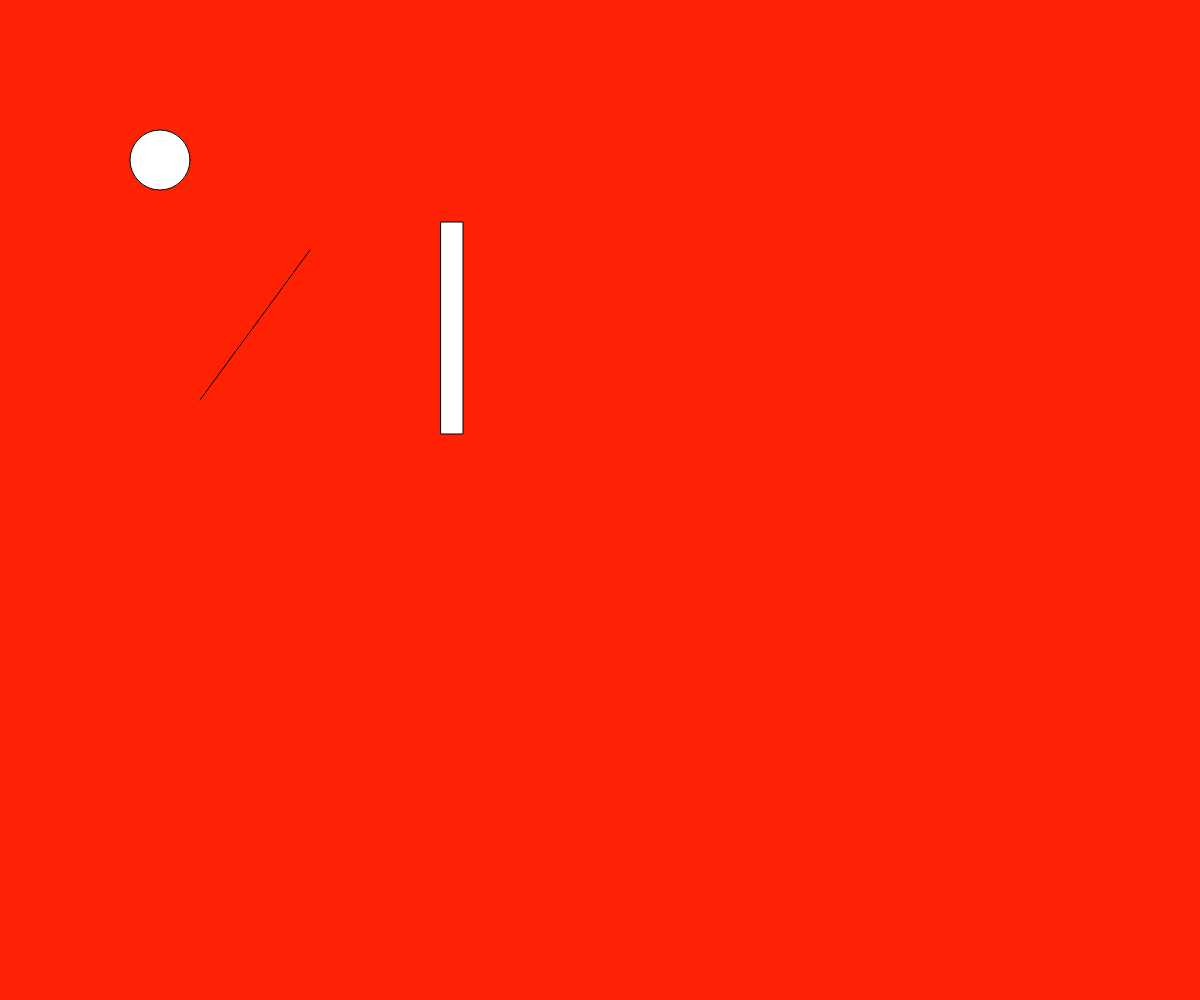
Frame 1 (no input)
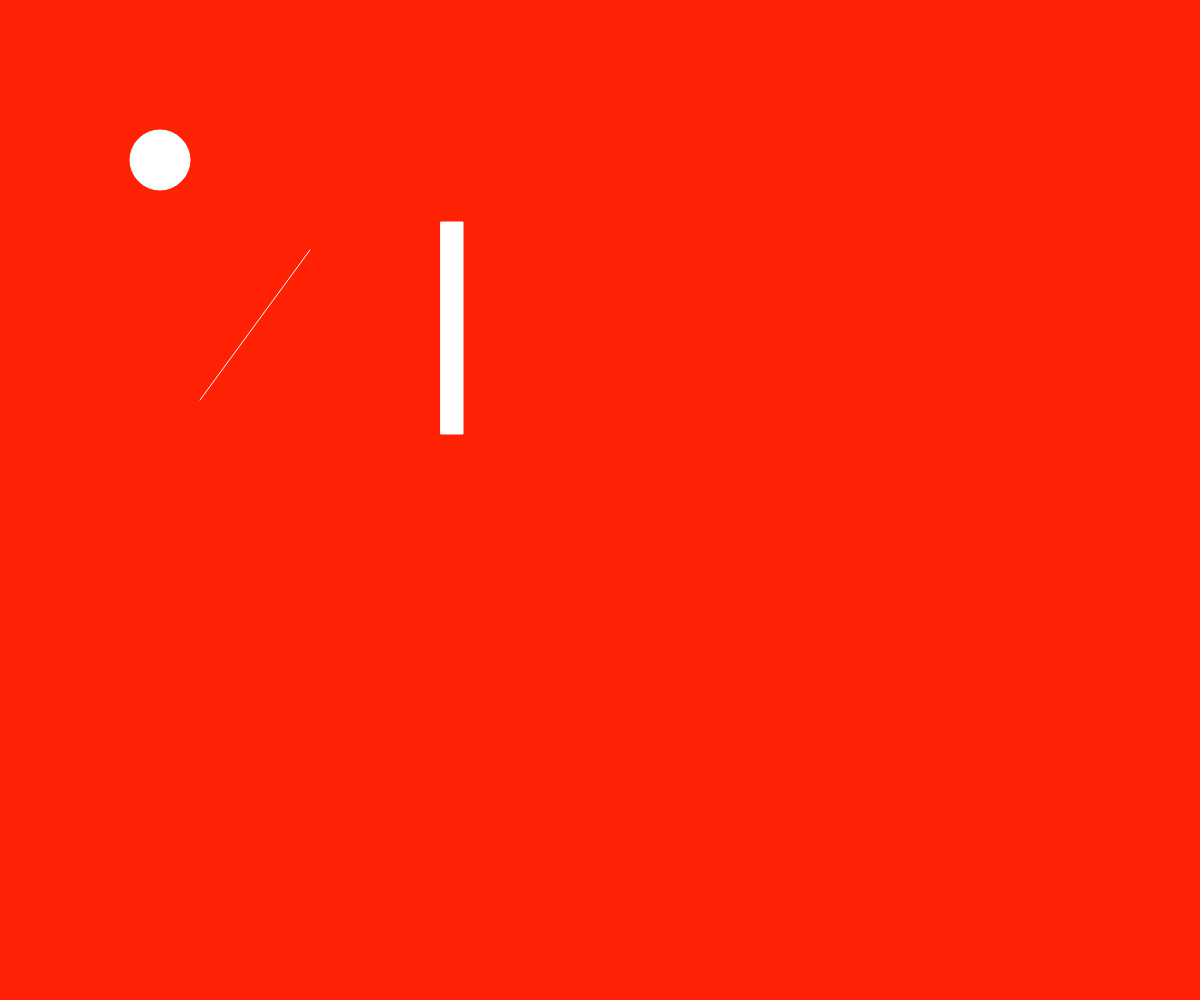
Frame 60 (no input)
Frame 120 (the mouse pressed at the canvas centre since frame 60): identical to frame 60, image omitted

The p5.js sketch that drew these frames (run headless with seeded random() and noise() and a simulated clock; from frame 60 on, the mouse is pressed at the canvas centre):

// p5.js sketch
// ── sketch.js
function setup() {
createCanvas(window.innerWidth, window.innerHeight);

}

function draw() {
background(333,33,3);
ellipse(160,160,60,60);
line(310,250,200,400);
rect(441,222,22,212);
stroke(1426);


}
